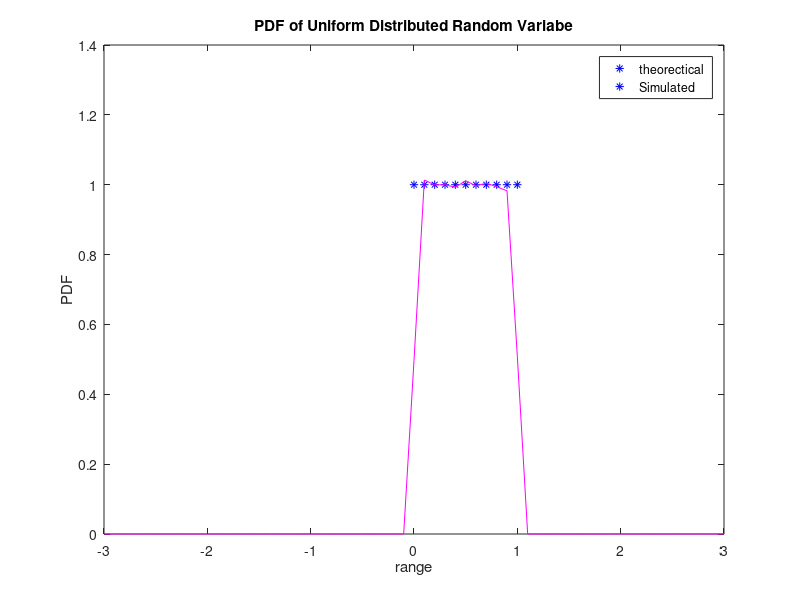

MATLAB code to generate this figure:
% experiment 3: To generate uniform random number and plot its density
% function. Find its mean and variance.

clc;
clear;
clear all;

N=100000;
x=rand(1,N);mux=mean(x);sigmax2=var(x);
step=0.1;
b=1;a=0;
range1=a:step:b;
range = -3:step:3;

f = 1/b-a;

plot(range1,f,'b*');hold("on");
h=hist(x,range);
step=0.1;
simf= h/(step.*sum(h));
plot(range,simf,'m-')
xlabel('range')
ylabel('PDF')
title('PDF of Uniform Distributed Random Variabe')
legend('theorectical','Simulated')